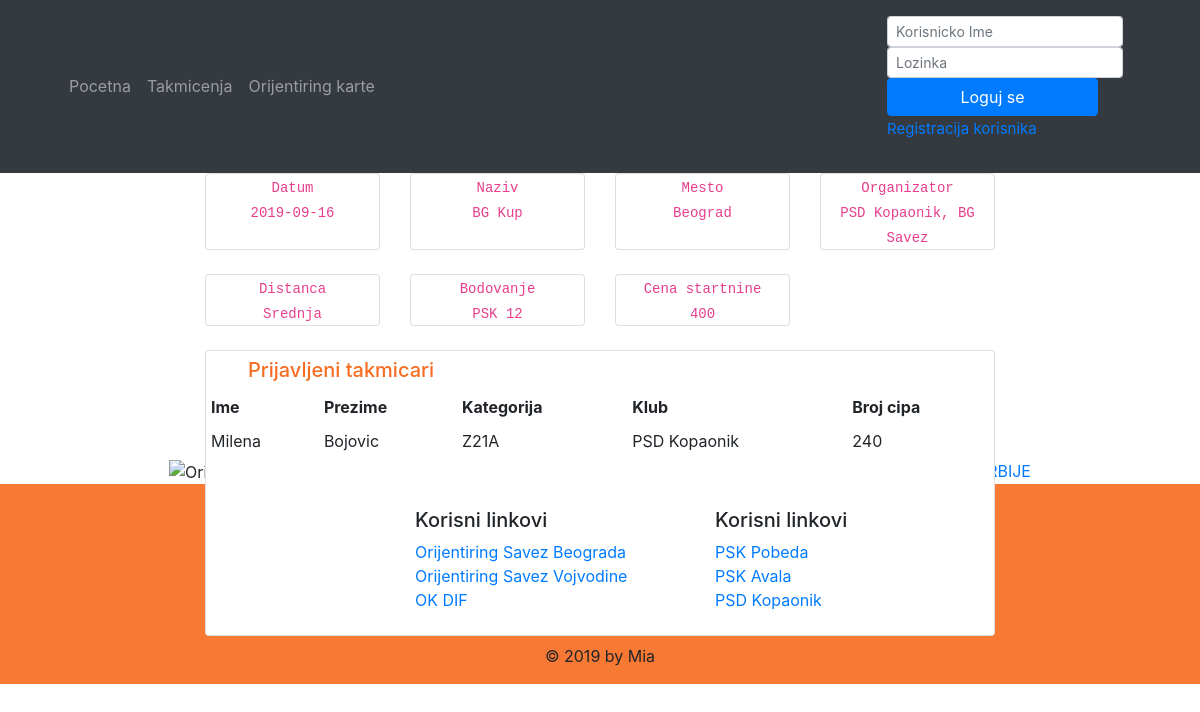
Page /bgkup.php on the committed database.
### tables this page shows
CREATE TABLE `takmicenje` (
  `id` int(11) NOT NULL,
  `datum` date NOT NULL,
  `naziv` varchar(100) NOT NULL,
  `mesto` varchar(100) NOT NULL,
  `organizator` varchar(100) NOT NULL,
  `distanca` varchar(50) DEFAULT NULL,
  `bodovanje` varchar(50) DEFAULT NULL,
  `statusPrijava` int(11) NOT NULL DEFAULT '0',
  `cena` int(11) DEFAULT '0',
  `idKlub` int(11) NOT NULL
);

CREATE TABLE `prijave` (
  `id` int(11) NOT NULL,
  `idTakmicenja` int(11) NOT NULL,
  `idTakmicara` int(11) NOT NULL,
  `brojCipa` int(11) DEFAULT NULL,
  `idKategorije` int(11) NOT NULL,
  `ukupnaCena` int(11) NOT NULL DEFAULT '0'
);

CREATE TABLE `takmicari` (
  `id` int(11) NOT NULL,
  `ime` varchar(50) NOT NULL,
  `prezime` varchar(50) NOT NULL,
  `idKlub` int(11) DEFAULT NULL,
  `registracioniBroj` varchar(11) NOT NULL,
  `brojCipa` int(11) DEFAULT NULL,
  `idKategorije` int(11) NOT NULL,
  `idKorisnik` int(11) DEFAULT NULL,
  `nacinUbacivanja` int(11) NOT NULL DEFAULT '0'
);

CREATE TABLE `klubovi` (
  `id` int(11) NOT NULL,
  `naziv` varchar(100) NOT NULL,
  `skraceno` varchar(50) NOT NULL,
  `drzava` varchar(100) NOT NULL
);

### funkcije.php (called while the page is built, shortened)
<?php
function logovan() {
    if ( isset( $_SESSION['korisnickoIme'] ) ) {
        return $_SESSION['korisnickoIme'];
    } else {
        return null;
    }
}
function getKategorije( $konekcija ) {
    $kat = array();
    $kategorije = mysqli_query( $konekcija, 'SELECT * FROM `kategorije`' );
    while ( $row = mysqli_fetch_assoc( $kategorije ) ) {
        $kat[ $row['id']] = $row['naziv'];
    }
    return $kat;
}
?>

### bgkup.php (the view, shortened to what this page needs)
<?php
include ( 'funkcije.php' );
include ( 'header.php' );
$result = 'SELECT `datum`,`naziv`,`mesto`,`organizator`,`distanca`,`bodovanje`,`cena` FROM `takmicenje`';
$prikaz = mysqli_query( $konekcija, $result );
$row = mysqli_fetch_array( $prikaz );
if ( $row ) {
    echo"<div class = 'row'>
 <div class = 'col-sm-6 col-lg-3'>
<div class = 'card'>
<div class = 'desc'>
<div class = 'text-center'><code>Datum</code><br><code>". $row['datum']."</code>
</div>
</div>
</div>
</div>
<div class = 'col-sm-6 col-lg-3'>
<div class = 'card'>
<div class = 'desc'>
<div class = 'text-center'><code>Naziv</code><br><code>". $row['naziv']."</code>
</div>
</div>
</div>
</div>
<div class = 'col-sm-6 col-lg-3'>
<div class = 'card'>
<div class = 'desc'>
<div class = 'text-center'><code>Mesto</code><br><code>". $row['mesto']."</code>
</div>
</div>
</div>
</div>
<div class = 'col-sm-6 col-lg-3'>
<div class = 'card'>
<div class = 'desc'>
<div class = 'text-center'><code>Organizator</code><br><code>". $row['organizator']."</code>
</div>
</div>
</div>
</div>
</div><br>";
    echo"<div class = 'row'>
<div class = 'col-sm-6 col-lg-3'>
<div class = 'card'>
<div class = 'desc'>
<div class = 'text-center'><code>Distanca</code><br><code>". $row['distanca']."</code>
</div>
</div>
</div>
</div>
<div class = 'col-sm-6 col-lg-3'>
<div class = 'card'>
<div class = 'desc'>
<div class = 'text-center'><code>Bodovanje</code><br><code>". $row['bodovanje']."</code>
</div>
</div>
</div>
</div>
<div class = 'col-sm-6 col-lg-3'>
<div class = 'card'>
<div class = 'desc'>
<div class = 'text-center'><code>Cena startnine</code><br><code>". $row['cena']."</code>
</div>
</div>
</div>
</div>
</div>
 ";
}
?>
<?php
$konekcija = konekcija();
$kat = getKategorije( $konekcija );
$klub = 'SELECT id FROM `klubovi` ';
$klubovi = mysqli_query( $konekcija, $klub );
$row = mysqli_fetch_array( $klubovi );
$idKLub = $row['id'];
$prikaz1 = 'SELECT id FROM `takmicenje`';
$podaci = mysqli_query( $konekcija, $prikaz1 );
$row = mysqli_fetch_array( $podaci );
$idTakmicenja = $row['id'];
$nazivK = "SELECT `naziv` FROM `klubovi` WHERE id = $idKLub";
$podaci = mysqli_query( $konekcija, $nazivK );
$row = mysqli_fetch_array( $podaci );
$nazivKlub = $row['naziv'];
$prikaz3 = "SELECT * FROM `prijave`,`takmicari` where prijave.idTakmicara=takmicari.id  and idTakmicenja = $idTakmicenja ";
$takmicari = mysqli_query( $konekcija, $prikaz3 );
echo '<br>';
echo'<div class="card">
<h5 style="margin-left: 42px;color: #f76d22;margin-top: 7px;">Prijavljeni takmicari</h5>';
echo "<table cellpadding='5'>";
echo '<tr>  <th>Ime</th> <th>Prezime</th><th>Kategorija</th><th>Klub</th> <th>Broj cipa</th></tr>';
while( $row = mysqli_fetch_array( $takmicari ) ) {
    echo '<tr>';
    echo '<td>' . $row['ime'] . '</td>';
    echo '<td>' . $row['prezime'] . '</td>';
    echo '<td>' . $kat[$row['idKategorije']] . '</td>';
    echo '<td>' . $nazivKlub . '</td>';
    echo '<td>' . $row['brojCipa'] . '</td>';
    echo '</tr>';
}
echo '</table>';
echo'</div>';
?>
<?php
include ( 'footer.php' );
?>

### header.php (shortened to what this page needs)
<!DOCTYPE html>
<html lang="en">
<head>
    <link rel="stylesheet" href="https://stackpath.bootstrapcdn.com/bootstrap/4.3.1/css/bootstrap.min.css">
    <link rel="stylesheet" href="stil.css" type="text/css">
    <link rel="stylesheet" href="bootstrap-4.3.1-dist/css/bootstrap.css" type="text/css">
</head>
    <body>
        <?php
include ('meni.php');
?>
    <div id="container2" class="row">
            <div id="left" class="col-lg-2">
            </div>
            <div id="container1" class="col-lg-8">

### meni.php (shortened to what this page needs)
<nav class="navbar navbar-expand-lg navbar-dark bg-dark " role="navigation" style="
    table-layout: fixed;
 ">
    <div class="container">
        <div class="collapse navbar-collapse" id="exCollapsingNavbar">
            <ul class="nav navbar-nav">
                <li class="nav-item"><a href="index.php" class="nav-link">Pocetna</a></li>
                <li class="nav-item"><a href="prijave.php" class="nav-link">Takmicenja</a></li>
                <li class="nav-item"><a href="galerija.php" class="nav-link">Orijentiring karte</a></li>
             </ul>
            <ul class="nav navbar-nav flex-row justify-content-between ml-auto">
                <li class="nav-item order-2 order-md-1"><a href="#" class="nav-link" title="settings"><i class="fa fa-cog fa-fw fa-lg"></i></a></li>
                <li class="dropdown order-1">
                       <li class="px-3 py-2">
                          <?php
include("login.php");
loginForm();
?>
                        </li>
                </li>
            </ul>
        </div>
    </div>
</nav>

### login.php (shortened to what this page needs)
<?php
include_once( 'funkcije.php' );
function loginForm() {
    if ( logovan() ) {
        echo '<h6>Cao ' .logovan(). '</h6>';
        echo '<form action="#" method="post"><input type="submit" name="logout" value="Logout" class="btn btn-primary btn-block"></form>';
        echo'<form action="korisnickint.php" method="post">
 <input type="submit" name="reg_button" value="Profil" class="btn btn-primary btn-block" /></form>
';
    } else {
        echo'    <form action="#" method="post">
     <div class="form-group" style="margin-bottom: 0;">
         <input type="text" id="korisnickoIme" name="korisnickoIme" placeholder="Korisnicko Ime" class="form-control form-control-sm"   required="">
     </div>
     <div class="form-group" style="margin-bottom: 0;">
         <input type="password" id="lozinka" name="lozinka" placeholder="Lozinka" class="form-control form-control-sm"   required="">
     </div>
     <div class="form-group">
         <input type="submit" value="Loguj se" class="btn btn-primary btn-block" style="
         width: 211px;
     ">
         <a href="registracija_korisnika.php" style="font-size: 15px;">Registracija korisnika</a><br>
     </div>
 </form>'
        ;
    }
}
?>

### footer.php (shortened to what this page needs)
        </div>
        <div id="right" class="col-lg-2">
          </div>
</div>
<div id="container2" class="container-fluid text-center">
            <i>Za dodatne informacije o sportu orijentiring posetite sajt:</i>
               <a href="http://orijentiring.rs" target = "_blank" class="more">ORIJENTIRING SAVEZ SRBIJE</a>
</div>
<footer class="page-footer font-small blue pt-4" style="background-color: #f77934;">
    <div class="container-fluid text-center text-md-left">
    <div class="row">
  <div class="col-md-4 mt-md-0 mt-3">
  </div>
  <div class="col-md-3 mb-md-0 mb-3">
    <h5 >Korisni linkovi</h5>
    <ul class="list-unstyled">
      <li>
        <a href="http://www.bgorijentiring.org/" target="_blank">Orijentiring Savez Beograda</a>
      </li>
      <li>
        <a href="http://www.ovojvodina.org/" target="_blank">Orijentiring Savez Vojvodine</a>
      </li>
      <li>
        <a href="http://www.okdif.org.rs/" target="_blank">OK DIF</a>
      </li>
    </ul>
  </div>
  <div class="col-md-3 mb-md-0 mb-3">
    <h5 >Korisni linkovi </h5>
    <ul class="list-unstyled">
      <li>
        <a href="http://www.pdpobeda.rs/" target="_blank">PSK Pobeda</a>
      </li>
      <li>
        <a href="http://www.avala.club/" target="_blank">PSK Avala</a>
      </li>
      <li>
      <a href="https://www.psd-kopaonik.org.rs/" target="_blank">PSD Kopaonik</a>
      </li>
    </ul>
  </div>
</div>
    </div>
    <div class="footer-copyright text-center py-3">© 2019 by Mia
    </div>
  </footer>
</body>
</html>

### stil.css (style rules this page uses)
.card { height: 100%; }

### rows in the picture
takmicenje: datum "2019-09-16", naziv "BG Kup", mesto "Beograd", organizator "PSD Kopaonik, BG Savez", distanca "Srednja", bodovanje "PSK 12", cena "400"
prijave: idTakmicara.ime "Milena", idTakmicara.prezime "Bojovic", idTakmicara.idKategorije "Z21A", idTakmicara.brojCipa "240"
klubovi: naziv "PSD Kopaonik"
